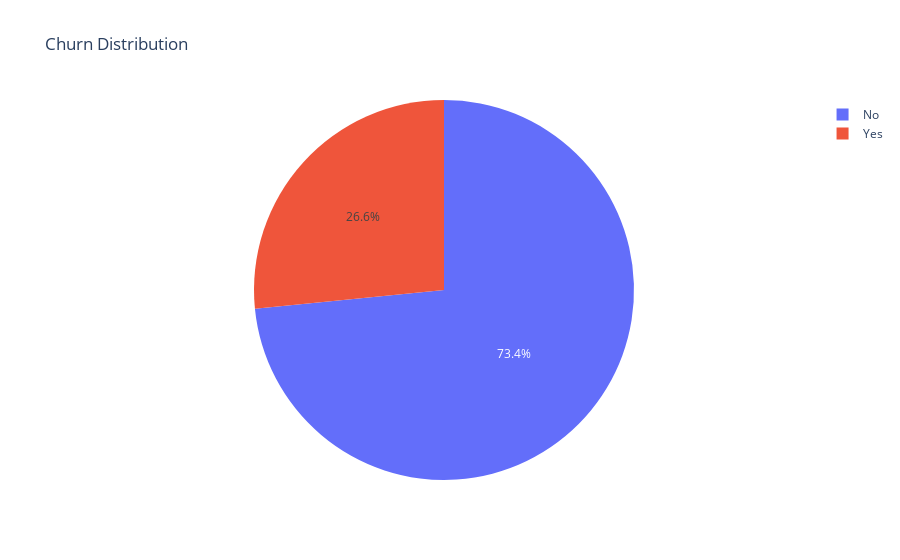

This figure's notebook cell:
### Markdown cell above
### Churn Distribution

### Code cell
fig = px.pie(df["Churn"].value_counts(), 
             values=df["Churn"].value_counts().values, 
             names=df["Churn"].value_counts().index, 
             title="Churn Distribution")
fig.show()

### Figure 1 — Plotly figure (JSON) as saved in the notebook; plotly's stock layout.template omitted (floating-point values rounded to 4 significant figures)
{"data": [{"domain": {"x": [0, 1], "y": [0, 1]}, "hovertemplate": "label=%{label}<br>value=%{value}<extra></extra>", "labels": ["No", "Yes"], "legendgroup": "", "name": "", "showlegend": true, "type": "pie", "values": [5163, 1869]}], "layout": {"legend": {"tracegroupgap": 0}, "title": {"text": "Churn Distribution"}}}
